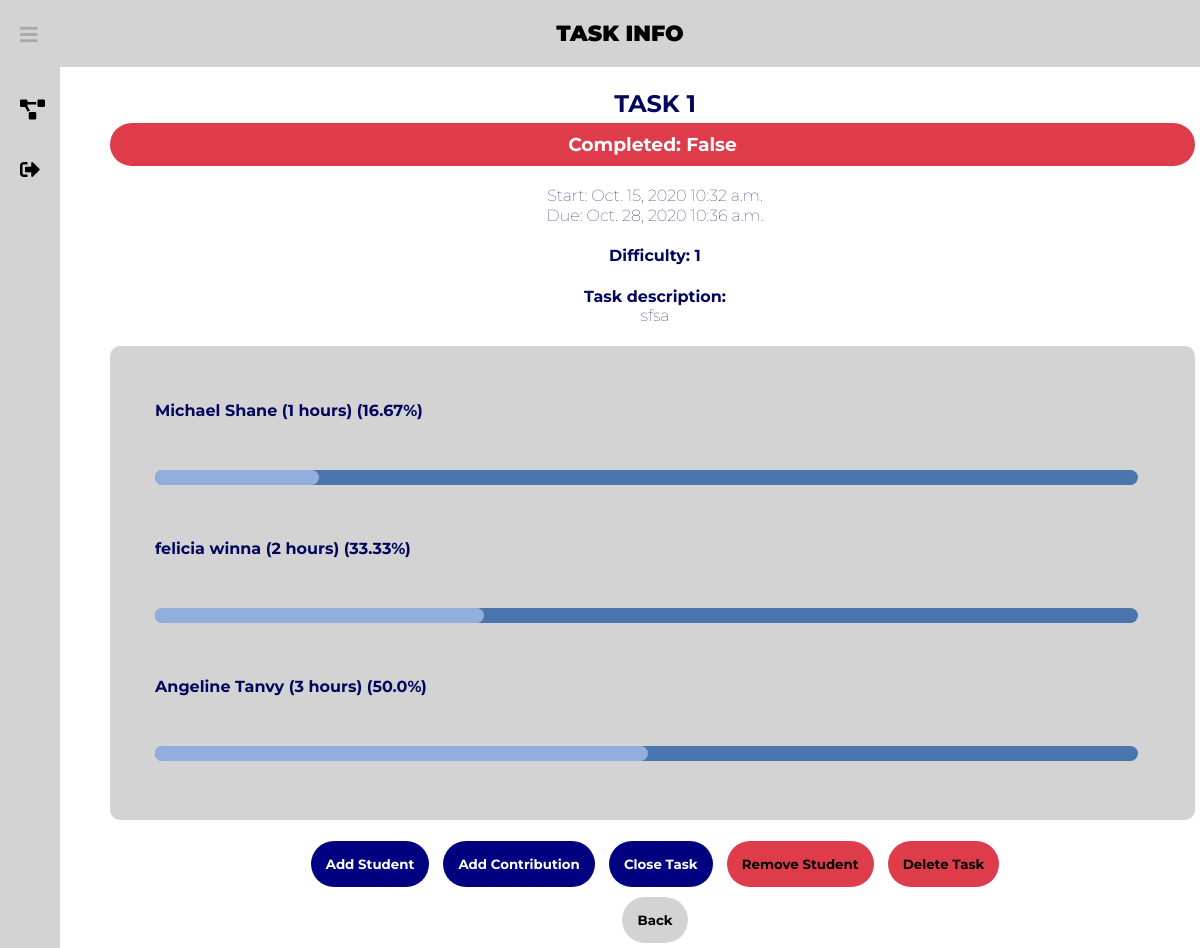
The app's page /dashboard/task-info/9/ (signed in) with its own data.
### projects/models.py (models this page shows, shortened)
class Task(models.Model):
    taskname = models.CharField(max_length=50)
    taskdesc = models.TextField(max_length=500)
    sourceproject = models.ForeignKey(Project, default=None, on_delete=models.CASCADE)
    task_done = models.BooleanField(default=False)
    start_date = models.DateField(default=None)
    start_time = models.TimeField(default=None)
    due_date = models.DateField(default=None)
    due_time = models.TimeField(default=None)
    difficulty = models.PositiveIntegerField(default=1)
    class Meta:
        verbose_name = "Task"
    def __str__(self):
        return str(self.taskname)

### projects/views.py (the view)
# urls.py: path('dashboard/task-info/<int:task>/', project_views.task_info, name='task-info'),
@login_required(login_url="/signin")
def task_info(response, task):
    members = []
    prop = []
    task = Task.objects.filter(pk=task)[0]
    project = task.sourceproject
    task_members = TaskStudents.objects.filter(task_id=task.id).values_list('student_id')
    try:
        TaskStudents.objects.get(task_id=task.id, student=response.user.id)
        isMember = True
    except ObjectDoesNotExist:
        isMember = False
    tasks = TaskStudents.objects.filter(task_id=task.id)
    task_time = []
    total_tasktime = 0
    for t in tasks:
        if t.task.sourceproject == project:
            task_time.append(t.time)
    for i in range(len(task_time)):
        total_tasktime += int(str(task_time[i]))
    for i in range(len(task_members)):
        if total_tasktime > 0:
            memberProportion = round(int(str(task_time[i])) / total_tasktime * 100, 2)
        else:
            memberProportion = 0
        prop.append(memberProportion)
        members.append(
            str(User.objects.get(id=task_members[i][0]).get_full_name()) + " (" + str(task_time[i]) + " hours) (" + str(
                memberProportion) + "%)")
    data = zip(members, prop)
    arg = {
        "Task": task,
        "Size": range(len(task_members)),
        "Data": data,
        "checkTeacher": response.user.is_staff,
        "inTask": isMember
    }
    response.session['project_id'] = str(task.sourceproject)
    response.session['task'] = task.id
    if task.task_done:
        arg['button_display'] = "none"
    else:
        arg['button_display'] = "block"
    r = close_task(response, task.id)
    if r:
        return redirect('/dashboard/task-info/' + str(task.id) + '/')
    s = delete_task(response, task.id)
    if s:
        return redirect('/dashboard/project-info/' + str(project.id) + '/')
    arg['Project'] = project.id
    return render(response, 'TaskInfo.html', arg)

### projects/models.py (called while the page is built)
    def __str__(self):
        return str(self.title)

### projects/views.py (called while the page is built)
@login_required(login_url="/signin")
def close_task(response, task):
    task = Task.objects.filter(pk=task)[0]
    curr = Task.objects.filter(id=task.id)[0]
    retVal = False
    if response.method == 'GET':
        if response.GET.get('yesbtn'):
            curr.completed()
            curr.save()
            retVal = True
    return retVal

@login_required(login_url="/signin")
def delete_task(response, task):
    task = Task.objects.filter(pk=task)[0]
    curr = Task.objects.filter(id=task.id)[0]
    retVal = False
    if response.method == 'GET':
        if response.GET.get('yesbtn1'):
            curr.delete()
            retVal = True
    return retVal

### projects/templates/TaskInfo.html (shortened to what this page needs)
<!DOCTYPE html>
<html lang="en">
{% extends 'newbase.html' %}
{% load static %}
{% block content %}
<body>
<link rel="stylesheet" type="text/css" href="{% static 'taskinfo/taskinfo.css' %}">
{% block header %} TASK INFO {% endblock %}
    <div class="container">
        <h2 class="task-name">{{ Task }}</h2>
        {% if Task.task_done == False %}
            <h3 id="complete" style="background-color: rgba(222, 60, 75, 1);"> Completed: {{ Task.task_done }} </h3>
        {% endif %}
        <h4 id="start"> Start: {{ Task.start_date }} {{ Task.start_time }}</h4>
        <h4 id="due"> Due: {{ Task.due_date }} {{ Task.due_time }}</h4>
        <h4> Difficulty: {{ Task.difficulty }}</h4>
        <h4> Task description: <br> <span style="font-weight:100;">{{ Task.taskdesc }}</span></h4>
        <div id="contribution">
        {% for mem, prop in Data %}
            <ul>
                <li id="mem"> {{ mem }} </li>
                <li id="percentBar"><div class="movingBar" style="width: calc(100% * {{prop}} / 105);"></div>|</li>
            </ul>
        {% endfor %}
        </div>
        {% if checkTeacher == False %}
        <div id="buttons">
            <button id ="addContribution" onclick="location.href = '/dashboard/assign-members/'">
                Add Student
            </button>
            {% if  inTask == True %}
            <button id ="addContribution" onclick="location.href = '/dashboard/add-contribution/'">
                Add Contribution
            </button>
            {% endif %}
            <button id="closeTask">
                Close Task
            </button>
            <button id ="deleteTask" onclick="location.href = '/dashboard/delete-members/'">
                Remove Student
            </button>
            <button id="deleteTask">
                Delete Task
            </button>
        </div>
        {% endif %}
        <form action = "{% url 'project-info' project=Project %}" method="post">
            <button type="submit" id="backButton">Back</button>
        </form>
    </div>
</body>
{% endblock %}

### main/static/newbase/newbase.css (style rules this page uses)
body { margin: 0; padding: 0; font-family: Roboto, sans-serif; }

### projects/static/taskinfo/taskinfo.css (style rules this page uses)
body { font-family: 'Montserrat', sans-serif; color: rgba(2, 7, 93, 1); }
.container { margin-top: 70px; margin-left: 300px; text-align: center; }
.task-name { text-align: center; text-transform: uppercase; margin: 0 0 0 0; }
#complete { text-align: center; color: white; margin: 5px 5px 20px 0; min-width: 200px; padding: 10px 10px 10px 10px; border-radius: 1000px }
#start, #due { font-weight: 100; margin: 0 0 1px 0; }
#contribution { background-color: rgba(211,211,211,1); margin: 0 5px 16px 0; padding: 5px 5px 5px 5px; border-radius: 10px; text-align: left; }
li { color: rgba(2, 7, 93, 1); position: relative; margin: 50px 0; list-style: none; }
#percentBar { color: rgba(211, 211, 211, 1); }
#mem { font-weight: bold; }
#percentBar:before { content:" "; position: absolute; left: 0; width: 95%; height: 15px; background-color: rgba(40, 94, 164, 0.8); border-radius: 1000px; }
.movingBar { content: " "; position: absolute; top: 0; left: 0; height: 15px; background-color: rgba(146, 174, 221, 1); border-radius: 1000px; animation-duration: 1s; animation-fill-mode: forwards; animation-name: bar; }
#buttons { display: inline; }
#addContribution, #closeTask { background-color: navy; color: white; font-family: 'Montserrat', sans-serif; font-weight: bold; padding: 15px 15px 15px 15px; margin: 5px 5px 5px 5px; border-radius: 30px; border: none; }
#deleteTask { background-color: rgba(222, 60, 75, 1); color: black; font-family: 'Montserrat', sans-serif; font-weight: bold; padding: 15px 15px 15px 15px; margin: 5px 5px 5px 5px; border-radius: 30px; border: none; }
#backButton { background-color: rgba(211, 211,211, 1); color: black; font-family: 'Montserrat', sans-serif; font-weight: bold; padding: 15px 15px 15px 15px; margin: 5px 5px 5px 5px; border-radius: 30px; border: none; }

### records on screen
Task: taskname "TASK 1", task_done "False", start_date "Oct. 15, 2020", start_time "10:32 a.m.", due_date "Oct. 28, 2020", due_time "10:36 a.m.", difficulty "1", taskdesc "sfsa"

### other values on screen
{{ mem }} "Michael Shane (1 hours) (16.67%)" "felicia winna (2 hours) (33.33%)" "Angeline Tanvy (3 hours) (50.0%)"
